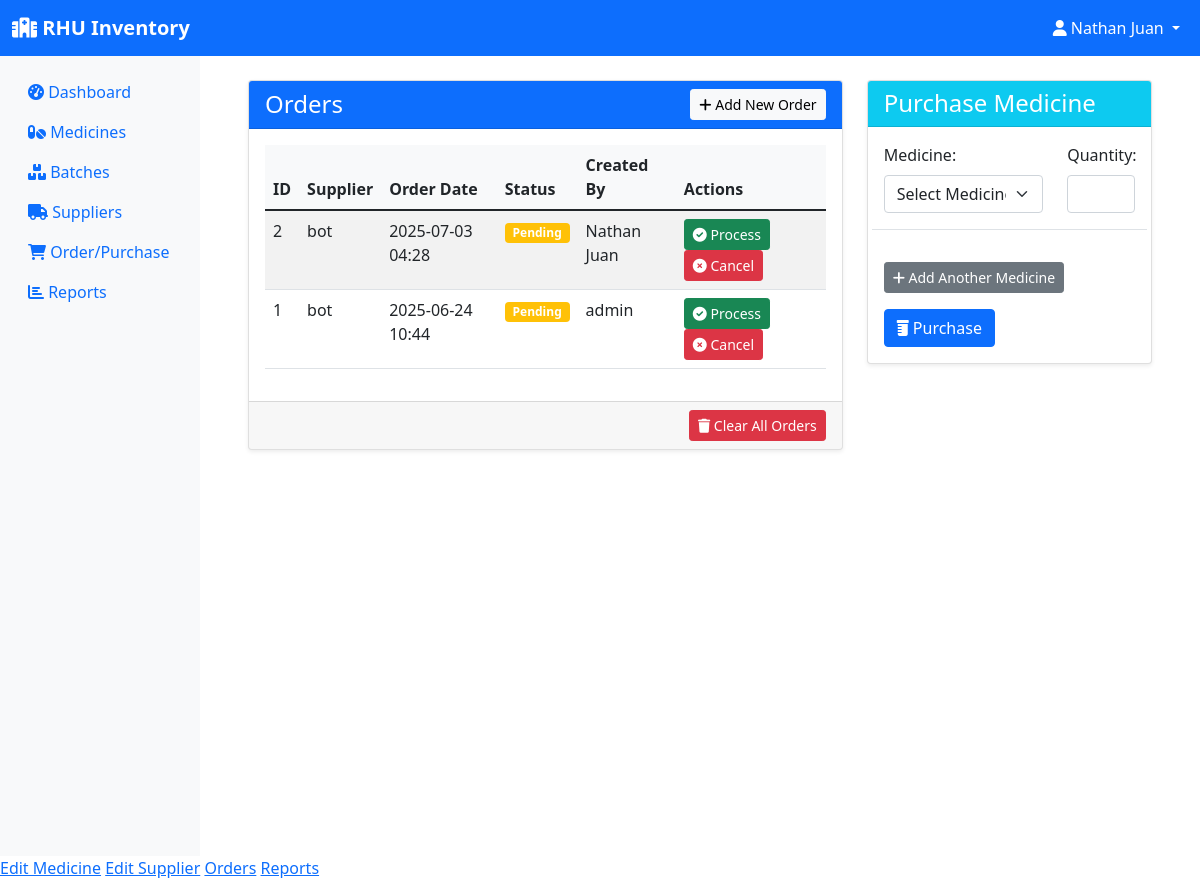
/orders (signed in), run on an earlier commit of the app's database.
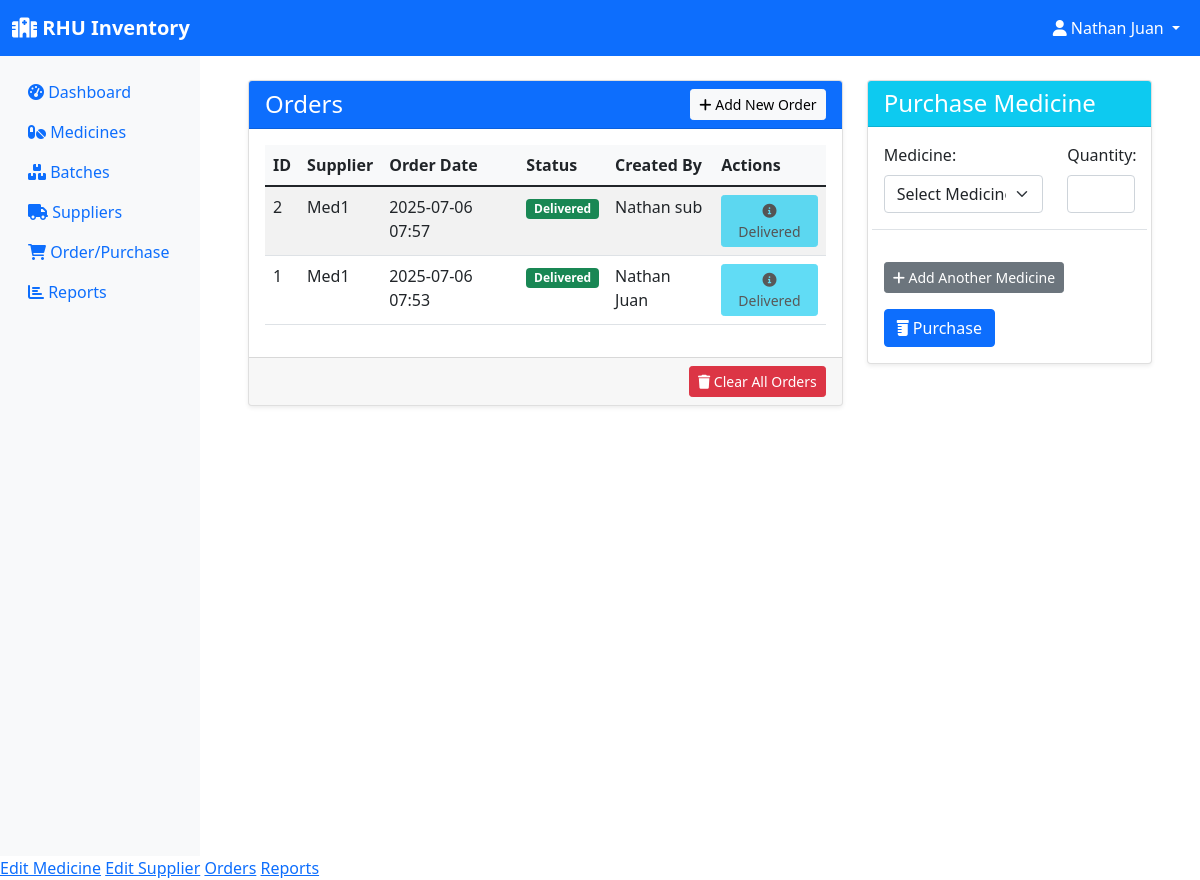
And on a later commit of the database.
### models.py (models this page shows, shortened)
class Order(db.Model):
    id = db.Column(db.Integer, primary_key=True)
    supplier_id = db.Column(db.Integer, db.ForeignKey('supplier.id'), nullable=False)
    order_date = db.Column(db.DateTime, default=datetime.utcnow)
    status = db.Column(db.String(20), default='pending')  # pending, delivered, cancelled
    created_by = db.Column(db.Integer, db.ForeignKey('user.id'), nullable=False)
    items = db.relationship('OrderItem', backref='order', lazy=True, cascade='all, delete-orphan')
    creator = db.relationship('User', backref='orders')

class Supplier(db.Model):
    id = db.Column(db.Integer, primary_key=True)
    name = db.Column(db.String(100), nullable=False)
    contact_person = db.Column(db.String(100))
    phone = db.Column(db.String(20))
    email = db.Column(db.String(120))
    address = db.Column(db.String(200))
    created_at = db.Column(db.DateTime, default=datetime.utcnow)
    medicines = db.relationship('Medicine', backref='supplier', lazy=True)
    orders = db.relationship('Order', backref='supplier', lazy=True)

class User(UserMixin, db.Model):
    id = db.Column(db.Integer, primary_key=True)
    username = db.Column(db.String(150), unique=True, nullable=False)
    password = db.Column(db.String(256), nullable=False)
    role = db.Column(db.String(20), nullable=False, default='employee')  # pharmacist, manager, assistant
    email = db.Column(db.String(120), unique=True, nullable=False)
    created_at = db.Column(db.DateTime, default=datetime.utcnow)

### app.py (the view)
@app.route('/orders')
@login_required
def orders():
    orders = Order.query.order_by(Order.order_date.desc()).all()
    medicines = db.session.query(Medicine).join(Batch).group_by(Medicine.id).having(func.sum(Batch.quantity) > 0).all()
    return render_template('orders.html', orders=orders, medicines=medicines)

### app.py (called while the page is built)
@login_manager.user_loader
def load_user(user_id):
    return User.query.get(int(user_id))

### models.py (called while the page is built)
    @property
    def total_quantity(self):
        return sum(batch.quantity for batch in self.batches)

### templates/orders.html (shortened to what the changed rows need)
{% extends "base.html" %}
{% block content %}
<div class="container-fluid mt-4">
    <div class="row">
        <div class="col-md-8">
            <div class="card shadow-sm">
                <div class="card-body">
                    <div class="table-responsive">
                        <table class="table table-hover table-striped">
                            <thead>
                                <tr>
                                    <th>ID</th>
                                    <th>Supplier</th>
                                    <th>Order Date</th>
                                    <th>Status</th>
                                    <th>Created By</th>
                                    <th>Actions</th>
                                </tr>
                            </thead>
                            <tbody>
                                {% for order in orders %}
                                <tr>
                                    <td>{{ order.id }}</td>
                                    <td>{{ order.supplier.name }}</td>
                                    <td>{{ order.order_date.strftime('%Y-%m-%d %H:%M') }}</td>
                                    <td>
                                        <span class="badge {% if order.status == 'pending' %}bg-warning{% elif order.status == 'delivered' %}bg-success{% elif order.status == 'cancelled' %}bg-danger{% else %}bg-secondary{% endif %}">
                                            {{ order.status.capitalize() }}
                                        </span>
                                    </td>
                                    <td>{{ order.creator.username }}</td>
                                    <td>
                                        {% if order.status == 'pending' %}
                                            {% if current_user.role in ['admin', 'sub-admin'] %}
                                                <form action="{{ url_for('process_order', id=order.id) }}" method="POST" style="display:inline;">
                                                    <button type="submit" class="btn btn-success btn-sm" title="Process Order">
                                                        <i class="fas fa-check-circle"></i> Process
                                                    </button>
                                                </form>
                                            {% endif %}
                                            {% if current_user.role == 'admin' %}
                                                <form action="{{ url_for('cancel_order', id=order.id) }}" method="POST" style="display:inline;" onsubmit="return confirm('Are you sure you want to cancel this order?');">
                                                    <button type="submit" class="btn btn-danger btn-sm" title="Cancel Order">
                                                        <i class="fas fa-times-circle"></i> Cancel
                                                    </button>
                                                </form>
                                            {% endif %}
                                        {% else %}
                                            <button class="btn btn-info btn-sm" disabled>
                                                <i class="fas fa-info-circle"></i> {{ order.status.capitalize() }}
                                            </button>
                                        {% endif %}
                                    </td>
                                </tr>
                                {% endfor %}
                            </tbody>
                        </table>
                    </div>
                </div>
            </div>
        </div>
    </div>
</div>
{% endblock %}

What changed in the data, as far as the page shows it:
changed Order id 2: supplier.name "bot" → "Med1"; order_date "2025-07-03 04:28" → "2025-07-06 07:57"; status "Pending" → "Delivered"; creator.username "Nathan Juan" → "Nathan sub"; status (not shown) → "Delivered"; no longer shows "Process Cancel"
changed Order id 1: supplier.name "bot" → "Med1"; order_date "2025-06-24 10:44" → "2025-07-06 07:53"; status "Pending" → "Delivered"; creator.username "admin" → "Nathan Juan"; status (not shown) → "Delivered"; no longer shows "Process Cancel"
